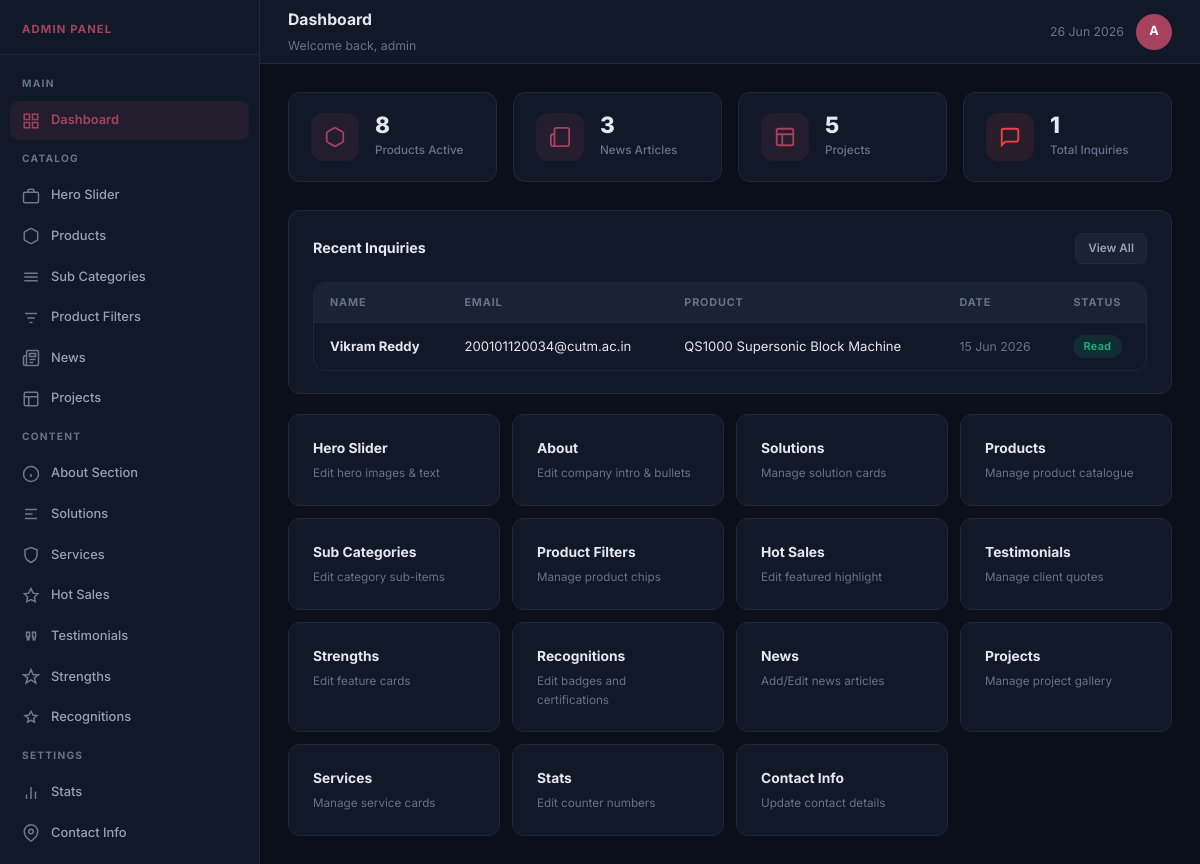
Page /admin/dashboard.php (signed in) on the committed database.
### tables this page shows
CREATE TABLE `inquiries` (
  `id` int(11) NOT NULL,
  `name` varchar(200) DEFAULT NULL,
  `email` varchar(200) DEFAULT NULL,
  `phone` varchar(100) DEFAULT NULL,
  `product_interest` varchar(200) DEFAULT NULL,
  `message` text DEFAULT NULL,
  `is_read` tinyint(1) DEFAULT 0,
  `created_at` timestamp NOT NULL DEFAULT current_timestamp()
);

### admin/dashboard.php (the view, shortened to what this page needs)
<?php
require_once __DIR__ . '/layout.php';
$pdo = db();
$totalProducts   = $pdo->query("SELECT COUNT(*) FROM products WHERE is_active=1")->fetchColumn();
$totalNews       = $pdo->query("SELECT COUNT(*) FROM news WHERE is_active=1")->fetchColumn();
$totalProjects   = $pdo->query("SELECT COUNT(*) FROM projects WHERE is_active=1")->fetchColumn();
$totalInquiries  = $pdo->query("SELECT COUNT(*) FROM inquiries")->fetchColumn();
$unreadInquiries = $pdo->query("SELECT COUNT(*) FROM inquiries WHERE is_read=0")->fetchColumn();
$recentInquiries = $pdo->query("SELECT * FROM inquiries ORDER BY created_at DESC LIMIT 6")->fetchAll();
?>
<div class="admin-layout">
<div class="main-content">
<div class="page-body">
  <div class="stat-grid">
    <div class="stat-box">
      <div class="stat-icon">
        <svg width="22" height="22" viewBox="0 0 24 24" fill="none" stroke="currentColor" stroke-width="2"><path d="M21 16V8a2 2 0 0 0-1-1.73l-7-4a2 2 0 0 0-2 0l-7 4A2 2 0 0 0 3 8v8a2 2 0 0 0 1 1.73l7 4a2 2 0 0 0 2 0l7-4A2 2 0 0 0 21 16z"/></svg>
      </div>
      <div>
        <div class="stat-box-value"><?= $totalProducts ?></div>
        <div class="stat-box-label">Products Active</div>
      </div>
    </div>
    <div class="stat-box">
      <div class="stat-icon">
        <svg width="22" height="22" viewBox="0 0 24 24" fill="none" stroke="currentColor" stroke-width="2"><path d="M4 22h16a2 2 0 0 0 2-2V4a2 2 0 0 0-2-2H8a2 2 0 0 0-2 2v16a2 2 0 0 1-2 2Zm0 0a2 2 0 0 1-2-2v-9c0-1.1.9-2 2-2h2"/></svg>
      </div>
      <div>
        <div class="stat-box-value"><?= $totalNews ?></div>
        <div class="stat-box-label">News Articles</div>
      </div>
    </div>
    <div class="stat-box">
      <div class="stat-icon">
        <svg width="22" height="22" viewBox="0 0 24 24" fill="none" stroke="currentColor" stroke-width="2"><rect x="3" y="3" width="18" height="18" rx="2"/><path d="M3 9h18M9 21V9"/></svg>
      </div>
      <div>
        <div class="stat-box-value"><?= $totalProjects ?></div>
        <div class="stat-box-label">Projects</div>
      </div>
    </div>
    <div class="stat-box">
      <div class="stat-icon" style="background:rgba(239,68,68,.1);color:var(--danger)">
        <svg width="22" height="22" viewBox="0 0 24 24" fill="none" stroke="currentColor" stroke-width="2"><path d="M21 15a2 2 0 0 1-2 2H7l-4 4V5a2 2 0 0 1 2-2h14a2 2 0 0 1 2 2z"/></svg>
      </div>
      <div>
        <div class="stat-box-value"><?= $totalInquiries ?></div>
        <div class="stat-box-label">Total Inquiries <?php if($unreadInquiries): ?><span style="color:var(--danger);font-size:0.7rem">(<?= $unreadInquiries ?> unread)</span><?php endif; ?></div>
      </div>
    </div>
  </div>
  <div class="card">
    <div class="flex items-center gap-3" style="margin-bottom:18px">
      <div class="card-title" style="margin:0">Recent Inquiries</div>
      <a href="inquiries.php" class="btn btn-sm btn-secondary ms-auto">View All</a>
    </div>
    <?php if ($recentInquiries): ?>
    <div class="table-wrap">
      <table>
        <thead><tr>
          <th>Name</th><th>Email</th><th>Product</th><th>Date</th><th>Status</th>
        </tr></thead>
        <tbody>
        <?php foreach ($recentInquiries as $inq): ?>
          <tr>
            <td><strong><?= htmlspecialchars($inq['name']) ?></strong></td>
            <td><?= htmlspecialchars($inq['email']) ?></td>
            <td><span class="truncate"><?= htmlspecialchars($inq['product_interest'] ?: '—') ?></span></td>
            <td class="text-muted text-sm"><?= date('d M Y', strtotime($inq['created_at'])) ?></td>
            <td><?php if (!$inq['is_read']): ?><span class="td-badge badge-inactive">New</span><?php else: ?><span class="td-badge badge-active">Read</span><?php endif; ?></td>
          </tr>
        <?php endforeach; ?>
        </tbody>
      </table>
    </div>
    <?php else: ?>
      <div class="empty-state"><p>No inquiries yet.</p></div>
    <?php endif; ?>
  </div>
  <div style="display:grid;grid-template-columns:repeat(auto-fit,minmax(170px,1fr));gap:12px;margin-top:20px">
    <?php foreach ([
      ['Hero Slider','hero.php','Edit hero images & text'],
      ['About','about.php','Edit company intro & bullets'],
      ['Solutions','solutions.php','Manage solution cards'],
      ['Products','products.php','Manage product catalogue'],
      ['Sub Categories','products.php?tab=subcategories','Edit category sub-items'],
      ['Product Filters','product_filters.php','Manage product chips'],
      ['Hot Sales','hot_sales.php','Edit featured highlight'],
      ['Testimonials','testimonials.php','Manage client quotes'],
      ['Strengths','strengths.php','Edit feature cards'],
      ['Recognitions','recognitions.php','Edit badges and certifications'],
      ['News','news.php','Add/Edit news articles'],
      ['Projects','projects.php','Manage project gallery'],
      ['Services','services.php','Manage service cards'],
      ['Stats','stats.php','Edit counter numbers'],
      ['Contact Info','contact_info.php','Update contact details'],
    ] as [$label,$href,$desc]): ?>
    <a href="<?= $href ?>" class="card" style="text-decoration:none;transition:border-color 0.2s">
      <div style="font-weight:700;font-size:0.92rem"><?= $label ?></div>
      <div style="font-size:0.78rem;color:var(--text-muted);margin-top:5px"><?= $desc ?></div>
    </a>
    <?php endforeach; ?>
  </div>
</div>
</div>
</div>
</body>
</html>

### admin/assets/admin.css (style rules this page uses)
*, *::before, *::after { box-sizing: border-box; margin: 0; padding: 0; }
:root { --bg: #0a0f1a; --surface: #111827; --surface2: #1a2235; --border: #1e293b; --accent: #a6425f; --accent-dim: rgba(166,66,95,0.12); --text: #e2e8f0; --text-muted: #64748b; --text-dim: #94a3b8; --success: #10b981; --danger: #ef4444; --warning: #c7768c; --sidebar-w: 260px; --radius: 12px; }
html { font-size: 15px; }
body { font-family: 'Inter', system-ui, sans-serif; background: var(--bg); color: var(--text); min-height: 100vh; line-height: 1.6; }
a { color: inherit; text-decoration: none; }
.admin-layout { display: flex; min-height: 100vh; }
.main-content { margin-left: var(--sidebar-w); flex: 1; display: flex; flex-direction: column; min-height: 100vh; }
.page-body { padding: 28px; flex: 1; }
.card { background: var(--surface); border: 1px solid var(--border); border-radius: var(--radius); padding: 22px 24px; }
.card-title { font-size: 0.95rem; font-weight: 700; margin-bottom: 18px; color: var(--text); }
.stat-grid { display: grid; grid-template-columns: repeat(auto-fit, minmax(200px, 1fr)); gap: 16px; margin-bottom: 28px; }
.stat-box { background: var(--surface); border: 1px solid var(--border); border-radius: var(--radius); padding: 20px 22px; display: flex; align-items: center; gap: 16px; transition: border-color 0.2s; }
.stat-icon { width: 48px; height: 48px; border-radius: 12px; background: var(--accent-dim); display: grid; place-items: center; color: var(--accent); flex-shrink: 0; }
.stat-box-value { font-size: 1.5rem; font-weight: 800; line-height: 1; }
.stat-box-label { font-size: 0.78rem; color: var(--text-muted); margin-top: 4px; font-weight: 500; }
.table-wrap { overflow-x: auto; border-radius: var(--radius); border: 1px solid var(--border); }
table { width: 100%; border-collapse: collapse; font-size: 0.875rem; }
thead { background: var(--surface2); }
th { padding: 11px 16px; text-align: left; font-size: 0.72rem; font-weight: 700; text-transform: uppercase; letter-spacing: 0.08em; color: var(--text-muted); white-space: nowrap; }
td { padding: 12px 16px; border-top: 1px solid var(--border); vertical-align: middle; }
.td-badge { display: inline-block; padding: 3px 10px; border-radius: 99px; font-size: 0.72rem; font-weight: 600; letter-spacing: 0.04em; }
.badge-active { background: rgba(16,185,129,.12); color: var(--success); }
.btn { display: inline-flex; align-items: center; gap: 7px; padding: 9px 18px; border-radius: 9px; font-size: 0.85rem; font-weight: 600; cursor: pointer; border: none; transition: all 0.18s ease; white-space: nowrap; }
.btn-secondary { background: var(--surface2); color: var(--text-dim); border: 1px solid var(--border); }
.btn-sm { padding: 5px 12px; font-size: 0.78rem; border-radius: 7px; }
.flex { display: flex; }
.items-center { align-items: center; }
.gap-3 { gap: 12px; }
.ms-auto { margin-left: auto; }
.text-muted { color: var(--text-muted); }
.text-sm { font-size: 0.82rem; }
.truncate { overflow: hidden; text-overflow: ellipsis; white-space: nowrap; max-width: 220px; }

### rows in the picture
inquiries: name "Vikram Reddy", email "200101120034@cutm.ac.in", product_interest "QS1000 Supersonic Block Machine", created_at "15 Jun 2026", is_read "Read"

### other values in the picture
$title "Dashboard"
$subtitle "Welcome back, admin"
$totalProducts "8"
$totalNews "3"
$totalProjects "5"
$totalInquiries "1"
$label "Hero Slider"
$desc "Edit hero images & text"
$label "About"
$desc "Edit company intro & bullets"
$label "Solutions"
$desc "Manage solution cards"
$label "Products"
$desc "Manage product catalogue"
$label "Sub Categories"
